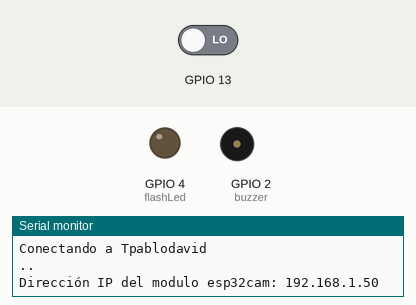
The sketch below on a simulated ESP32. Shown: output pins drawn as LEDs (lit = HIGH), buzzer (waves = sounding, pin HIGH), the last lines printed to the serial monitor. Inputs (shaded band) come from the test bench; at power-on: GPIO 13 LOW. WiFi joins after 1.5 s; servers stay silent unless stated; the camera gives no picture; web services answer with replies made up by the test bench.

Above: at 3.1 s.
3.2 s: GPIO 13 driven HIGH
At 3.57 s:
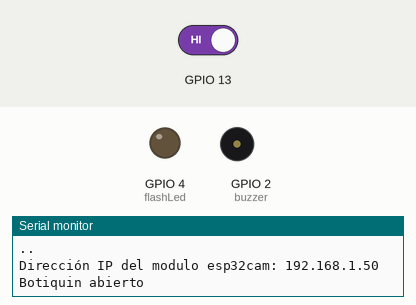
8.2 s: GPIO 13 driven LOW
At 10.9 s:
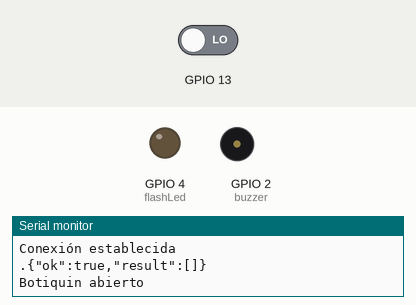
Timing chart, 0 to 12.4 s (numbered marks = the images above; inputs shaded):
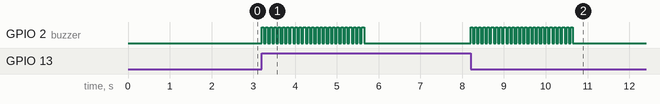

The sketch:

ImagenesBotTelegramESP32CAM.ino
```cpp
#include <WiFiClientSecure.h>
#include <WiFi.h>
//Librerías - sitio www.rogerbit.com
#include "soc/soc.h"
#include "soc/rtc_cntl_reg.h"
#include "esp_camera.h"
#include <UniversalTelegramBot.h>
#include <ArduinoJson.h>
#include <Wire.h>
//Reemplazar con los datos de tu red wifi
const char* ssid = "Tpablodavid";
const char* password = "Pablodavid15041971";
String idChat = "-4012404846";//ID_Chat se obtiene de telegram
//Token de Telegram BOT se obtenienen desde Botfather en telegram
String token = "6561504998:AAHLFTdUau6aIM1xi-z4nPsqSbrPEMZdAFI";
bool envioFoto = false;
WiFiClientSecure clientTCP;
UniversalTelegramBot bot(token, clientTCP);
//PARA CÁMARA MODELO AI THINKER
#define PWDN_GPIO_NUM     32
#define RESET_GPIO_NUM    -1
#define XCLK_GPIO_NUM      0
#define SIOD_GPIO_NUM     26
#define SIOC_GPIO_NUM     27
#define Y9_GPIO_NUM       35
#define Y8_GPIO_NUM       34
#define Y7_GPIO_NUM       39
#define Y6_GPIO_NUM       36
#define Y5_GPIO_NUM       21
#define Y4_GPIO_NUM       19
#define Y3_GPIO_NUM       18
#define Y2_GPIO_NUM        5
#define VSYNC_GPIO_NUM    25
#define HREF_GPIO_NUM     23
#define PCLK_GPIO_NUM     22
#define flashLed 4
bool flashEstado = LOW;
int estadoFlash = 0;
//Timbre
bool timbre = false;
#define buzzer 2
int tiempoMsg = 1000;   //tiempo medio entre escaneo de mensajes
long ultimoEscaneo;     //la última vez que se realizó el escaneo de mensajes
void manejarMensajes(int nuevoMensajes);
String sendPhotoTelegram();
// Indica cuando se apretó el timbre
static void IRAM_ATTR pulsarTimbre(){
  Serial.println("Botiquin abierto");
  timbre = true;
}
void setup(){
  WRITE_PERI_REG(RTC_CNTL_BROWN_OUT_REG, 0);
  Serial.begin(115200);
  pinMode(buzzer, OUTPUT);
  pinMode(flashLed, OUTPUT);
  digitalWrite(flashLed, flashEstado);
  WiFi.mode(WIFI_STA);
  Serial.println();
  Serial.print("Conectando a ");
  Serial.println(ssid);
  WiFi.begin(ssid, password);
  clientTCP.setCACert(TELEGRAM_CERTIFICATE_ROOT); // Agregar certificado raíz para api.telegram.org
  while (WiFi.status() != WL_CONNECTED) {
    Serial.print(".");
    delay(500);
    bot.sendMessage(idChat, "Sistema preparado!!!, escribe /ayuda para ver las opciones", "");//Enviamos un mensaje a telegram para informar que el sistema está listo
  }
  Serial.println();
  Serial.print("Dirección IP del modulo esp32cam: ");
  Serial.println(WiFi.localIP());
  camera_config_t config;
  config.ledc_channel = LEDC_CHANNEL_0;
  config.ledc_timer = LEDC_TIMER_0;
  config.pin_d0 = Y2_GPIO_NUM;
  config.pin_d1 = Y3_GPIO_NUM;
  config.pin_d2 = Y4_GPIO_NUM;
  config.pin_d3 = Y5_GPIO_NUM;
  config.pin_d4 = Y6_GPIO_NUM;
  config.pin_d5 = Y7_GPIO_NUM;
  config.pin_d6 = Y8_GPIO_NUM;
  config.pin_d7 = Y9_GPIO_NUM;
  config.pin_xclk = XCLK_GPIO_NUM;
  config.pin_pclk = PCLK_GPIO_NUM;
  config.pin_vsync = VSYNC_GPIO_NUM;
  config.pin_href = HREF_GPIO_NUM;
  config.pin_sscb_sda = SIOD_GPIO_NUM;
  config.pin_sscb_scl = SIOC_GPIO_NUM;
  config.pin_pwdn = PWDN_GPIO_NUM;
  config.pin_reset = RESET_GPIO_NUM;
  config.xclk_freq_hz = 20000000;
  config.pixel_format = PIXFORMAT_JPEG;
  if(psramFound()){
    config.frame_size = FRAMESIZE_UXGA;
    config.jpeg_quality = 1;  //0-63 menor número significa mayor calidad
    config.fb_count = 2;
  }
  else {
    config.frame_size = FRAMESIZE_SVGA;
    config.jpeg_quality = 2;  //0-63 menor número significa mayor calidad
    config.fb_count = 1;
  }
  // inicio de la cámara
  esp_err_t err = esp_camera_init(&config);
  if (err != ESP_OK) {
    Serial.printf("El inicio de la cámara falló 0x%x", err);
    delay(1000);
    ESP.restart();
  }
  // Tamaño de cuadro desplegable para una mayor velocidad de cuadro inicial
  sensor_t * s = esp_camera_sensor_get();
  s->set_framesize(s, FRAMESIZE_CIF);  // UXGA|SXGA|XGA|SVGA|VGA|CIF|QVGA|HQVGA|QQVGA
  // En el pin 13 se coloca el pulsador
  err = gpio_isr_handler_add(GPIO_NUM_13, &pulsarTimbre, (void *) 13);
  if (err != ESP_OK){
    Serial.printf("hubo un error 0x%x \r\n", err);
  }
  err = gpio_set_intr_type(GPIO_NUM_13, GPIO_INTR_POSEDGE);
  if (err != ESP_OK){
    Serial.printf("hubo un error 0x%x \r\n", err);
  }
}
void loop(){
  if (envioFoto){
    Serial.println("Preparando foto");
    sendPhotoTelegram();
    envioFoto = false;
    if(estadoFlash == 1){
      flashEstado = !flashEstado;
      digitalWrite(flashLed, flashEstado);
      estadoFlash = 0;
    }
  }
  if(timbre){//Hacemos sonar el buzzer en forma intermitente para emular el timbre
    for (int buz=0; buz<25;buz++){
      digitalWrite(buzzer, HIGH);
      delay(50);
      digitalWrite(buzzer, LOW);
      delay(50);
    }
    bot.sendMessage(idChat, "Botiquin abierto", "");
    sendPhotoTelegram();
    timbre = false;
  }
  if (millis() > ultimoEscaneo + tiempoMsg){
    int nuevoMensajes = bot.getUpdates(bot.last_message_received + 1);
    while (nuevoMensajes){
      Serial.println("se obtuvo respuesta");
      manejarMensajes(nuevoMensajes);
      nuevoMensajes = bot.getUpdates(bot.last_message_received + 1);
    }
    ultimoEscaneo = millis();
  }
}


  String sendPhotoTelegram() {
    const char* url = "api.telegram.org";
    String todo = "";
    String cuerpo = "";
    camera_fb_t * fb = NULL;
    fb = esp_camera_fb_get();
    if(!fb) {
      Serial.println("Captura de cámara falló");
      delay(1000);
      ESP.restart();
      return "Captura de cámara falló";
    }
    Serial.println("Conectar a " + String(url));
    if (clientTCP.connect(url, 443)) {
      Serial.println("Conexión establecida");
      String cadena1 = "--rogerBit\r\nContent-Disposition: form-data; name=\"chat_id\"; \r\n\r\n" + idChat + "\r\n--rogerBit\r\nContent-Disposition: form-data; name=\"photo\"; filename=\"esp32-cam.jpg\"\r\nContent-Type: image/jpeg\r\n\r\n";
      String cadena2 = "\r\n--rogerBit--\r\n";
      uint16_t ima1 = fb->len;
      uint16_t ima2 = cadena1.length() + cadena2.length();
      uint16_t ima1y2 = ima1 + ima2;
      clientTCP.println("POST /bot"+token+"/sendPhoto HTTP/1.1");
      clientTCP.println("Host: " + String(url));
      clientTCP.println("Content-Length: " + String(ima1y2));
      clientTCP.println("Content-Type: multipart/form-data; boundary=rogerBit");
      clientTCP.println();
      clientTCP.print(cadena1);
      uint8_t *fbBuf = fb->buf;
      size_t fbLen = fb->len;
      for (size_t n=0;n<fbLen;n=n+1024) {
        if (n+1024<fbLen) {
          clientTCP.write(fbBuf, 1024);
          fbBuf += 1024;
        }
        else if (fbLen%1024>0) {
          size_t remainder = fbLen%1024;
          clientTCP.write(fbBuf, remainder);
        }
      }
      clientTCP.print(cadena2);
      esp_camera_fb_return(fb);
      int espera = 10000;   // 10 segundos
      long tiempoInicial = millis();
      boolean estado = false;
      while ((tiempoInicial + espera) > millis()){
        Serial.print(".");
        delay(100);
        while (clientTCP.available()) {
          char c = clientTCP.read();
          if (estado==true) cuerpo += String(c);
          if (c == '\n') {
            if (todo.length()==0) estado=true;
            todo = "";
          }
          else if (c != '\r')
          todo += String(c);
          tiempoInicial = millis();
        }
        if (cuerpo.length()>0) break;
      }
      clientTCP.stop();
      Serial.println(cuerpo);
    }
    else {
      cuerpo="Conexión a api.telegram.org falló.";
      Serial.println("Conexión a api.telegram.org falló ");
    }
    return cuerpo;
  }

void manejarMensajes(int nuevoMensajes){
  Serial.print("Nuevo mensaje: ");
  Serial.println(nuevoMensajes);
  for (int i = 0; i < nuevoMensajes; i++){
    // ID de chat del solicitante
    String chat_id = String(bot.messages[i].chat_id);
    if (chat_id != idChat){
      bot.sendMessage(idChat, "Usuario no autorizado", "");
      continue;
    }
    // Imprime el mensaje recibido
    String text = bot.messages[i].text;
    Serial.println(text);
    String fromName = bot.messages[i].from_name;
    if (text == "/flash") {//Activa o desactiva el flash
      flashEstado = !flashEstado;
      digitalWrite(flashLed, flashEstado);
    }
    if (text == "/fotofh") {//Toma una foto con flash
      envioFoto = true;
      Serial.println("Solicitud de nueva foto");
      flashEstado = !flashEstado;
      digitalWrite(flashLed, flashEstado);
      estadoFlash = 1;
    }
    if (text == "/foto") {//Toma una foto
      envioFoto = true;
      Serial.println("Solicitud de nueva foto");
    }
    if (text == "/ayuda")//Nos muestra la ayuda en telegram
    {
      String ayuda = "Bienvenido al sistema de timbre con foto con ESP32CAM " ".\n";
      ayuda += "Estas son tus opciones.\n\n";
      ayuda += "/foto : Toma una foto nueva \n";
      ayuda += "/fotofh: saca una foto con flash y luego lo desactiva \n";
      ayuda += "/flash : Activa el flash \n";
      ayuda += "/ayuda: Imprime este menú \n";
      ayuda += "Recuerda el sistema distingue entre mayuculas y minusculas \n";
      bot.sendMessage(idChat, ayuda, "");
    }
  }
}
```

Measured:
- after the input at 3.2 s, GPIO 2 (buzzer): alternates HIGH for 0.05 s and LOW for 0.05 s, 50 changes in all, then stays LOW, starting at once
- after the input at 8.2 s, GPIO 2 (buzzer): alternates HIGH for 0.05 s and LOW for 0.05 s, 50 changes in all, then stays LOW, starting at once
